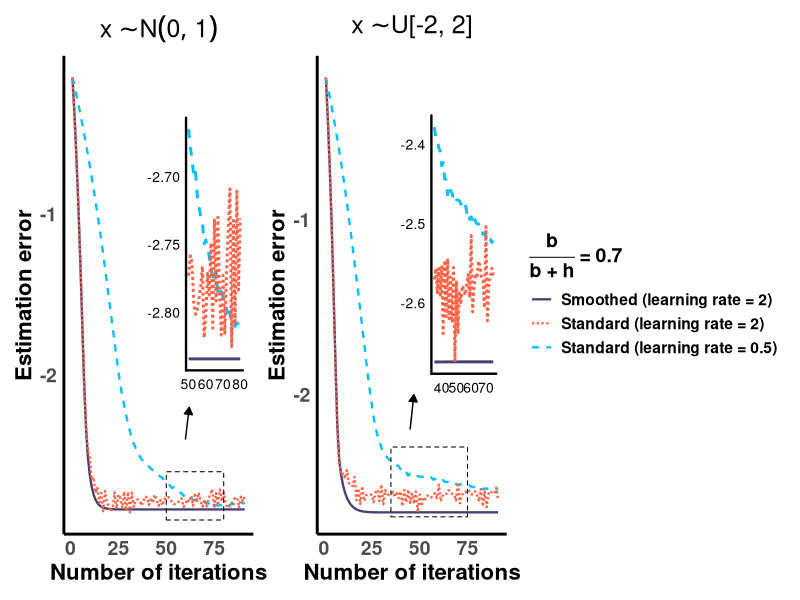
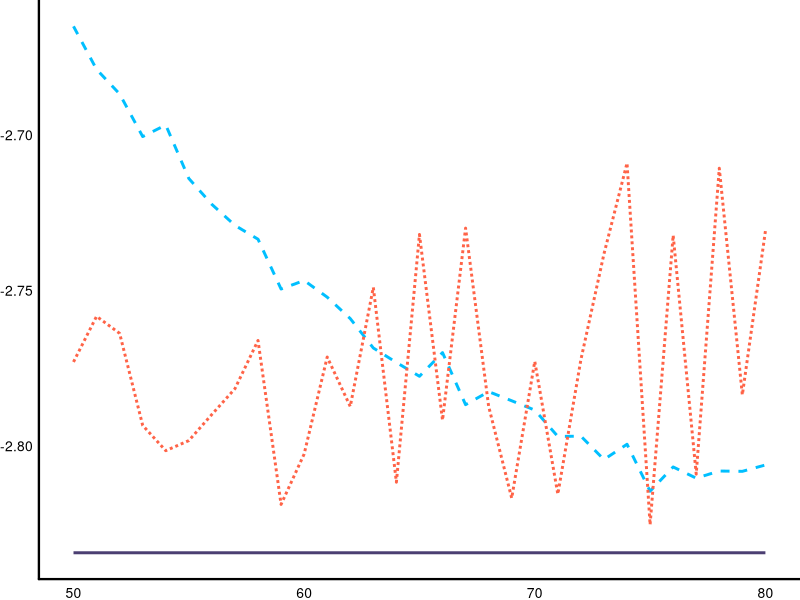
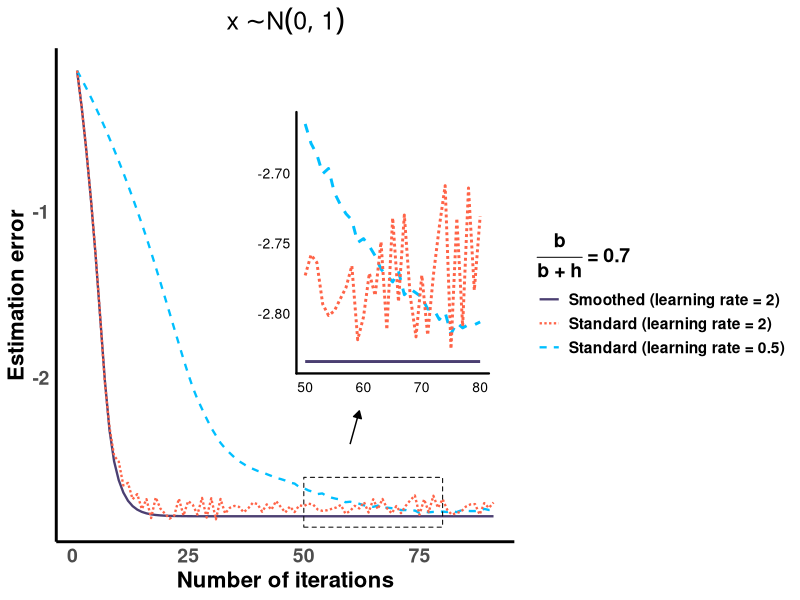
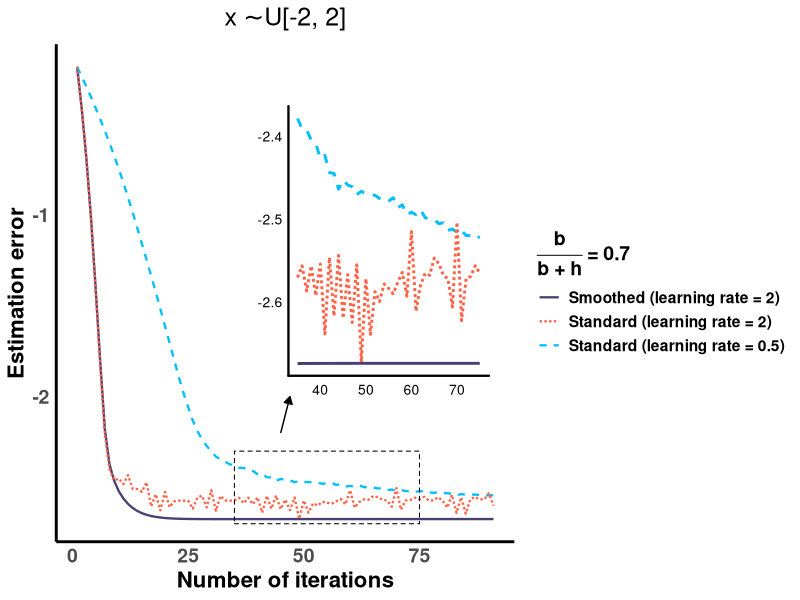
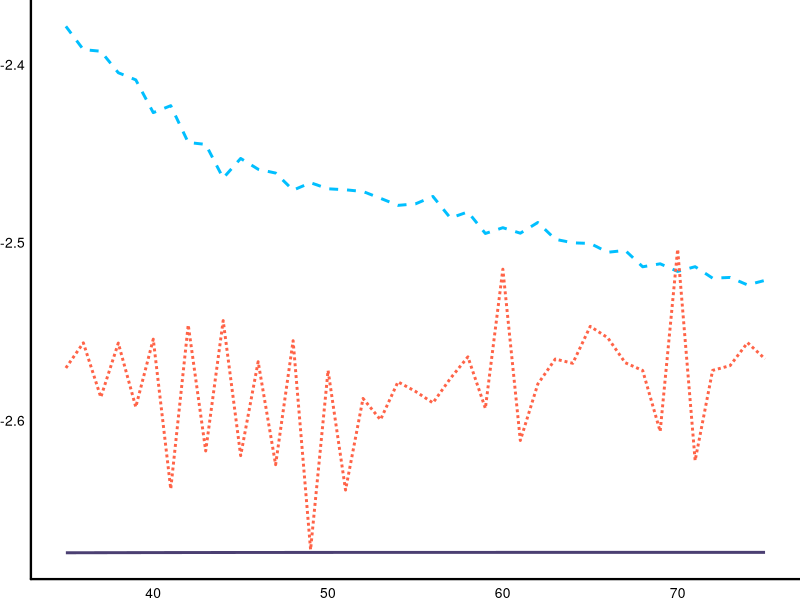

The R script that drew these images, in order: (Note: this script raises an error after producing the figures.)
################################################################################
################################# Required packages ############################ 
################################################################################
library(here) 
library(ggplot2)
library(dplyr)
library(grid)
library(patchwork)


################################################################################
################################# 1. Main functions ############################ 
################################################################################


#-------------------------------------------------------------------------------
#             1.1 Gradient descent under smoothed check loss                          
#-------------------------------------------------------------------------------

GD_smooth <- function(X ,Y, lr_sm = 1, beta0 = NULL, tau = 0.5, varpi = 0.1, T = 1000,  intercept = TRUE) {
  ##### Inputs ####
  # X         : Numeric matrix of dimension n*p (with itcp) or n*(p-1) (without itcp). Represents the feature matrix.
  # Y         : Numeric vector of length n. Response variable.
  # lr_sm     : Numeric scalar. Learning rate (step size) for the iterative update.
  # beta0     : Numeric vector of length p. Initial values for the coefficient vector.
  # tau       : Numeric scalar in (0,1). Quantile level for estimation. 
  # varpi     : Numeric scalar. Smoothing parameter used in the loss function.
  # T         : Integer. Number of iterations to perform.
  # intercept : Logical. If TRUE, an intercept (column of ones) is included in X (n*(p-1)) and the first element of beta0 corresponds to the intercept.
  
  
  n = nrow(X)                                                    # number of observations
  if(intercept){                                                 # whether to include an intercept
    X_new <- cbind(1, X)                                         # prepend a column of ones to X
  }else{                                                         # otherwise
    X_new <- X                                                   # use X as is
  }
  p = ncol(X_new)                                                # number of coefficients to estimate (incl. intercept if any)
  
  if (is.null(beta0)) {                                          # if no initial beta provided
    beta0 <- rep(0, p)                                           # initialize all coefficients to zero
    if (intercept) beta0[1] <- mean(Y)                           # set intercept start at sample mean of Y
  }
  beta0_sm <- beta0                                              # working copy of current iterate for smoothing GD
  
  beta_seq_sm <- matrix(0, nrow = p, ncol = T + 1)               # container to store all iterates (columns)
  beta_seq_sm[, 1] <- beta0_sm                                   # store the initial iterate
  
  res_sm <- Y - X_new %*% beta0_sm                               # initial residuals r = Y - X_new %*% beta
  
  
  # Gradient weights for the (weighted) smoothed check loss.
  kernel_cdf <- function(x, tau) { 
    Ker <-  function(x){pnorm(x)}                                
    return(Ker(x) - tau)
  }                                                              # Gaussian kernel 
  
  # main iteration loop
  for (count in 1:T) {                                                                          # iterate T times
    beta0_sm <- beta0_sm - (lr_sm / n) * (t(X_new) %*% kernel_cdf(-res_sm / varpi, tau))        # smoothed GD update 
    res_sm <- Y - X_new %*% beta0_sm                                                            # update residuals  
    beta_seq_sm[, count + 1] <- beta0_sm                                                        # store current iterate
  }
  
  return(list(                                                                                  # return a list with the trajectory and iteration count
    beta_seq_sm = beta_seq_sm[, 1:(T + 1)],                                                     # matrix of iterates (p × (T+1))
    niter = T                                                                                   # total iterations performed
  ))
}


#-------------------------------------------------------------------------------
#             1.2 Gradient descent under standard check loss                          
#-------------------------------------------------------------------------------

GD_standard <- function(X,Y, lr_ns = 1, beta0 = NULL, tau = 0.5,  T = 1000,  intercept = TRUE) {
  ##### Inputs ####
  # X         : Numeric matrix of dimension n*p (with itcp) or n*(p-1) (without itcp). Represents the feature matrix.
  # Y         : Numeric vector of length n. Response variable.
  # lr_ns     : Numeric scalar. Learning rate (step size) for the iterative update.
  # beta0     : Numeric vector of length p. Initial values for the coefficient vector.
  # tau       : Numeric scalar in (0,1). Quantile level for estimation.  
  # T         : Integer. Number of iterations to perform.1
  # intercept : Logical. If TRUE, an intercept (column of ones) is included in X (n*(p-1)) and the first element of beta0 corresponds to the intercept.
  
  n = nrow(X)                                       # number of observations      
  if(intercept){                                    # whether to include an intercept
    X_new <- cbind(rep(1, n), X)                    # prepend a column of ones to X  
  }else{                                            # otherwise
    X_new <- X                                      # use X as is
  }
  p = ncol(X_new)                                   # number of coefficients to estimate (incl. intercept if any)
  
  if (is.null(beta0)) {                             # if no initial beta provided
    beta0 <- rep(0, p)                              # initialize all coefficients to zero
    if (intercept) beta0[1] <- mean(Y)              # set intercept start at sample mean of Y 
  }
  
  
  beta0_st <- beta0                                 # working copy of current iterate for standard GD
  beta_seq_st <- matrix(0, nrow = p, ncol = T + 1)  # container to store all iterates (columns)
  beta_seq_st[, 1] <- beta0_st                      # store the initial iterate
  res_st <- Y - X_new %*% beta0_st                      # initial residuals r = Y - X_new %*% beta
  
  # quantile_weight function
  quantile_weight <- function(x, tau) {
    z <- numeric(length(x))                                                      # allocate weight vector
    z[x > 0] <- tau                                                              # ψ_tau(r) = τ for r > 0   
    z[x < 0] <- tau - 1                                                          # ψ_tau(r) = τ−1 for r < 0
    zero_idx <- which(x == 0)                                                    # subgradient set at r = 0 is [τ−1, τ]
    if (length(zero_idx) > 0) { 
      z[zero_idx] <- runif(length(zero_idx), min = tau - 1, max = tau)
    }                                                                            # draw uniformly in [τ−1, τ] to pick a valid subgradient
    return(-z)
  }
  
  for (count in 1:T) {                                                               # iterate T times
    beta0_st <- beta0_st - (lr_ns / n) * (t(X_new) %*% quantile_weight(res_st, tau)) # standard GD update
    res_st <- Y - X_new %*% beta0_st                                                 # update residuals with the new β       
    beta_seq_st[, count + 1] <- beta0_st                                             # store current iterate
  }
  
  return(list(                                                                   # return a list with the trajectory and iteration count
    beta_seq_st = beta_seq_st[, 1:(T + 1)],                                      # matrix of iterates (p × (T+1))
    niter = T                                                                    # total iterations performed
  ))
}



################################################################################
################################# 2. comparison results ######################## 
################################################################################

###### Basic settings ######
tau = 0.7                                 # tau =b , b+h=1
n <- 500                                  # Sample size
p <- 19                                   # Ture dimension is 19+1=20 
lr_sm <- 2                                # Learning rate for smooth check loss
lr_ns_1 <- 2                              # Learning rate 1 for standard check loss
lr_ns_2 <- 0.5                            # Learning rate 1 for standard check loss
T <- 90                                   # Number of iterations
varpi <-  ((p+1 + log(n)) / n)^0.4        # Smoothing parameter

#-------------------------------------------------------------------------------
#                           2.1 Gaussian setting                         
#-------------------------------------------------------------------------------

set.seed(3)                                                       # Set seed for reproducibility
itcp = 2                                                          # intercept = 2
beta_0 <-  rep(1 , p) * (2 * rbinom(p, 1, 0.5) - 1)       # beta: {1, -1, -1, 1 ...}  
X <- matrix(rnorm(n * p ), nrow = n, ncol = p)                    # Generate X ~ N(0,1)
sd_noise = sqrt(2)                                                # the standard deviation of Gaussian noise
Y <- itcp + X %*% beta_0 +   rnorm(n,mean = 0, sd = sd_noise)     # Generate Y
beta_true <- c(itcp, beta_0) + c(sd_noise*qnorm(tau) ,rep(0,p))   # true beta^*
beta_norm <- sqrt(sum(beta_true^2))                               # The L2 norm of true beta
# Compute the results 
out_smooth <- GD_smooth(X,Y, lr_sm = lr_sm, beta0 = NULL, tau = tau, varpi = varpi, T = T , intercept = TRUE)     # smoothed GD with learning rate 2
out_standard_1 <- GD_standard(X,Y, lr_ns = lr_ns_1, beta0 = NULL, tau = tau, T = T , intercept = TRUE)            # standard GD with learning rate 2
out_standard_2 <- GD_standard(X,Y, lr_ns = lr_ns_2, beta0 = NULL, tau = tau, T = T , intercept = TRUE)            # standard GD with learning rate 0.5
smooth_G <- sqrt(colSums((out_smooth$beta_seq_sm - beta_true) ^ 2)) / beta_norm                                   # sequence of the relative l2 error
nonsmooth_G1 <- sqrt(colSums((out_standard_1$beta_seq_st - beta_true) ^ 2)) / beta_norm                           # sequence of the relative l2 error
nonsmooth_G2 <- sqrt(colSums((out_standard_2$beta_seq_st - beta_true) ^ 2)) / beta_norm                           # sequence of the relative l2 error

#-------------------------------------------------------------------------------
#                           2.2 Uniform setting                         
#-------------------------------------------------------------------------------

set.seed(3)                                                                  # Set seed for reproducibility
itcp = 2                                                                     # intercept = 2
beta_0 <- rep(1 , p) * (2 * rbinom(p, 1, 0.5) - 1)                  # beta: {1, -1, -1, 1 ...}  
X <- matrix(runif(n * p, min = -2, max = 2), nrow = n, ncol = p)             # Generate X ~ U[-2,2]
Y <- itcp + X %*% beta_0 +  (2.5+X[, 1]) *  rnorm(n)                         # Generate Y
beta_true <- c(itcp, beta_0) + c(c(2.5*qnorm(tau), qnorm(tau)) ,rep(0,p-1))  # true beta^*
beta_norm <- sqrt(sum(beta_true^2))                                          # The L2 norm of true beta  
# Compute the results 
out_smooth_U <- GD_smooth(X,Y, lr_sm = lr_sm, beta0 = NULL, tau = tau, varpi = varpi, T = T , intercept = TRUE)   # smoothed GD with learning rate 2
out_standard_U_1 <- GD_standard(X,Y, lr_ns = lr_ns_1, beta0 = NULL, tau = tau, T = T , intercept = TRUE)          # standard GD with learning rate 2
out_standard_U_2 <- GD_standard(X,Y, lr_ns = lr_ns_2, beta0 = NULL, tau = tau, T = T , intercept = TRUE)          # standard GD with learning rate 0.5
smooth_U <- sqrt(colSums((out_smooth_U$beta_seq_sm - beta_true) ^ 2)) / beta_norm                                 # sequence of the relative l2 error
nonsmooth_U1 <- sqrt(colSums((out_standard_U_1$beta_seq_st - beta_true) ^ 2)) / beta_norm                         # sequence of the relative l2 error
nonsmooth_U2 <- sqrt(colSums((out_standard_U_2$beta_seq_st - beta_true) ^ 2)) / beta_norm                         # sequence of the relative l2 error 


################################################################################
################################# 3. comparison figure #########################
################################################################################


## Color mapping and order
color_order <- c(
  'Smoothed (learning rate = 2)',
  'Standard (learning rate = 2)',
  'Standard (learning rate = 0.5)'
)

color_values <- c(
  'Smoothed (learning rate = 2)'       = '#4B3F72',
  'Standard (learning rate = 2)'       = 'tomato',
  'Standard (learning rate = 0.5)'     = 'deepskyblue'
)

## Line type mapping for grayscale printing
linetype_values <- c(
  'Smoothed (learning rate = 2)'       = 'solid',
  'Standard (learning rate = 2)'       = '11',
  'Standard (learning rate = 0.5)'     = '33'
)

## Build data for the two panels
niter <- 1:(T + 1)

# Panel 1: x ~ N(0,1)
G_combined_data <- rbind(
  data.frame(
    iteration = niter,
    error = as.vector(log(smooth_G[niter])),
    type = 'Smoothed (learning rate = 2)'
  ),
  data.frame(
    iteration = niter,
    error = as.vector(log(nonsmooth_G1[niter])),
    type = 'Standard (learning rate = 2)'
  ),
  data.frame(
    iteration = niter,
    error = as.vector(log(nonsmooth_G2[niter])),
    type = 'Standard (learning rate = 0.5)'
  )
)

G_combined_data_sub <- G_combined_data %>%
  filter(iteration >= 50 & iteration <= 80)


# Panel 2: x ~ U[-2,2]
U_combined_data <- rbind(
  data.frame(
    iteration = niter,
    error = as.vector(log(smooth_U[niter])),
    type = 'Smoothed (learning rate = 2)'
  ),
  data.frame(
    iteration = niter,
    error = as.vector(log(nonsmooth_U1[niter])),
    type = 'Standard (learning rate = 2)'
  ),
  data.frame(
    iteration = niter,
    error = as.vector(log(nonsmooth_U2[niter])),
    type = 'Standard (learning rate = 0.5)'
  )
)

U_combined_data_sub <- U_combined_data %>%
  filter(iteration >= 35 & iteration <= 75)


## Two-level theme function
theme_comb <- function(a){
  if(a == 1){
    theme(
      text = element_text(size = 14, face = "bold"),
      axis.title = element_text(size = 16),
      axis.text = element_text(size = 14),
      panel.grid = element_blank(),
      panel.border = element_blank(),
      axis.line = element_line(color = "black", size = 1),
      plot.title = element_text(
        hjust = 0.5,
        size = 18,
        face = "bold"
      )
    )
  } else {
    theme(
      legend.position = "none",
      text = element_text(size = 10),
      axis.text = element_text(size = 10),
      axis.line.x = element_line(color = "black", size = 0.8),
      axis.line.y = element_line(color = "black", size = 0.8),
      axis.ticks.length = unit(0.15, "cm")
    )
  }
}


## Legend title expression
legend_title_expr <- expression(
  frac(bold(b), bold(b) ~ bold("+") ~ bold(h)) ~ bold("=") ~ bold("0.7")
)

line_size_main <- 0.8


## Panel 1 main plot + inset
main_plot_1 <- ggplot(
  G_combined_data,
  aes(
    x = iteration,
    y = error,
    color = type,
    linetype = type
  )
) +
  geom_line(size = line_size_main) +
  labs(
    x = 'Number of iterations',
    y = 'Estimation error',
    title = expression(x %~% N(0, 1))
  ) +
  scale_color_manual(
    name = legend_title_expr,
    values = color_values,
    breaks = color_order,
    limits = color_order
  ) +
  scale_linetype_manual(
    name = legend_title_expr,
    values = linetype_values,
    breaks = color_order,
    limits = color_order
  ) +
  theme_minimal() +
  theme_comb(1)


G_inset_plot <- ggplot(
  G_combined_data_sub,
  aes(
    x = iteration,
    y = error,
    color = type,
    linetype = type
  )
) +
  geom_line(size = 1) +
  labs(
    x = 'Number of iterations',
    y = expression('log relative'~L[2]~'-error')
  ) +
  scale_color_manual(
    values = color_values,
    breaks = color_order,
    limits = color_order
  ) +
  scale_linetype_manual(
    values = linetype_values,
    breaks = color_order,
    limits = color_order
  ) +
  theme_void() +
  theme_comb(2)


main_plot_1 <- main_plot_1 +
  annotation_custom(
    ggplotGrob(G_inset_plot),
    xmin = 40,
    xmax = 90,
    ymin = -2.1,
    ymax = -0.4
  ) +
  annotation_custom(
    rectGrob(
      gp = gpar(
        lwd = 1,
        col = "black",
        lty = 2,
        fill = NA
      )
    ),
    xmin = 50,
    xmax = 80,
    ymin = -2.9,
    ymax = -2.6
  ) +
  annotate(
    "segment",
    x = 60,
    y = -2.4,
    xend = 62,
    yend = -2.2,
    arrow = arrow(
      type = "closed",
      length = unit(0.08, "inches")
    ),
    size = 0.5,
    color = "black"
  )


## Panel 2 main plot + inset
main_plot_2 <- ggplot(
  U_combined_data,
  aes(
    x = iteration,
    y = error,
    color = type,
    linetype = type
  )
) +
  geom_line(size = line_size_main) +
  labs(
    x = 'Number of iterations',
    y = 'Estimation error',
    title = expression(x %~% U * "[-2, 2]")
  ) +
  scale_color_manual(
    name = legend_title_expr,
    values = color_values,
    breaks = color_order,
    limits = color_order
  ) +
  scale_linetype_manual(
    name = legend_title_expr,
    values = linetype_values,
    breaks = color_order,
    limits = color_order
  ) +
  theme_minimal() +
  theme_comb(1)


U_inset_plot <- ggplot(
  U_combined_data_sub,
  aes(
    x = iteration,
    y = error,
    color = type,
    linetype = type
  )
) +
  geom_line(size = 1) +
  labs(
    x = 'Number of iterations',
    y = expression('log relative'~L[2]~'-error')
  ) +
  scale_color_manual(
    values = color_values,
    breaks = color_order,
    limits = color_order
  ) +
  scale_linetype_manual(
    values = linetype_values,
    breaks = color_order,
    limits = color_order
  ) +
  theme_void() +
  theme_comb(2)


main_plot_2 <- main_plot_2 +
  annotation_custom(
    ggplotGrob(U_inset_plot),
    xmin = 40,
    xmax = 90,
    ymin = -2.0,
    ymax = -0.4
  ) +
  annotation_custom(
    rectGrob(
      gp = gpar(
        lwd = 1,
        col = "black",
        lty = 2,
        fill = NA
      )
    ),
    xmin = 35,
    xmax = 75,
    ymin = -2.7,
    ymax = -2.3
  ) +
  annotate(
    "segment",
    x = 45,
    y = -2.2,
    xend = 47,
    yend = -2.0,
    arrow = arrow(
      type = "closed",
      length = unit(0.08, "inches")
    ),
    size = 0.5,
    color = "black"
  )


## Final combined figure
final_plot_07 <- (main_plot_1 | main_plot_2) +
  plot_layout(guides = "collect")

#print(final_plot_07)


## Save the results
here::i_am("scripts/simulations/main_sec2_iteration.R")

figure_file <- here::here(
  "results",
  "figures",
  "iteration.pdf"
)

ggsave(
  filename = figure_file,
  plot = final_plot_07,
  width = 14,
  height = 4,
  units = "in",
  dpi = 300
)
 
